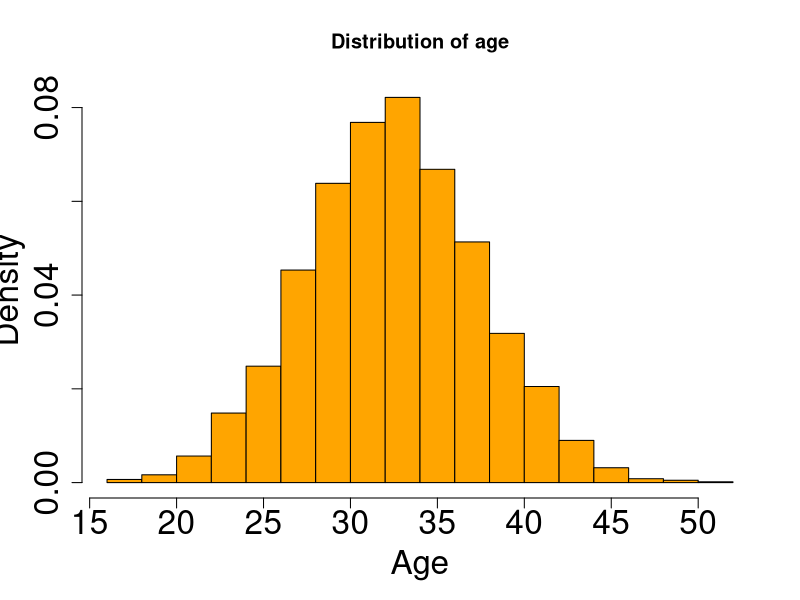
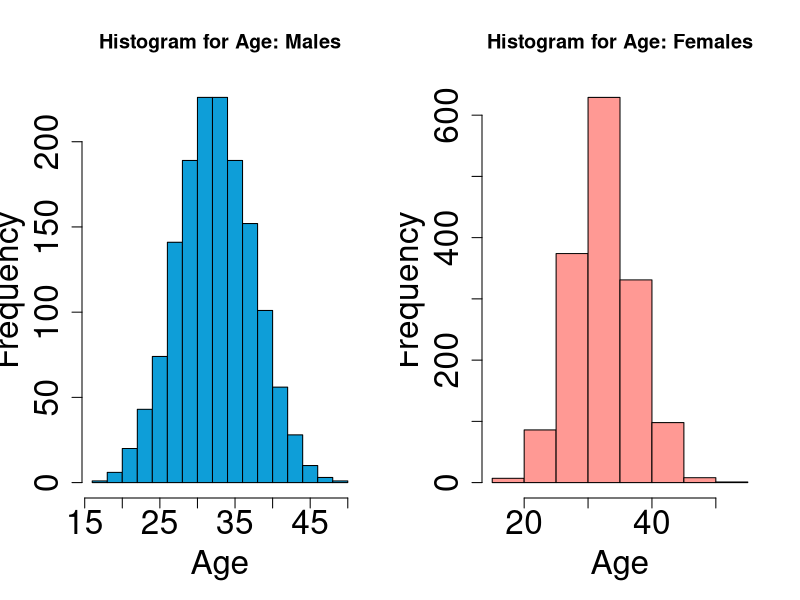
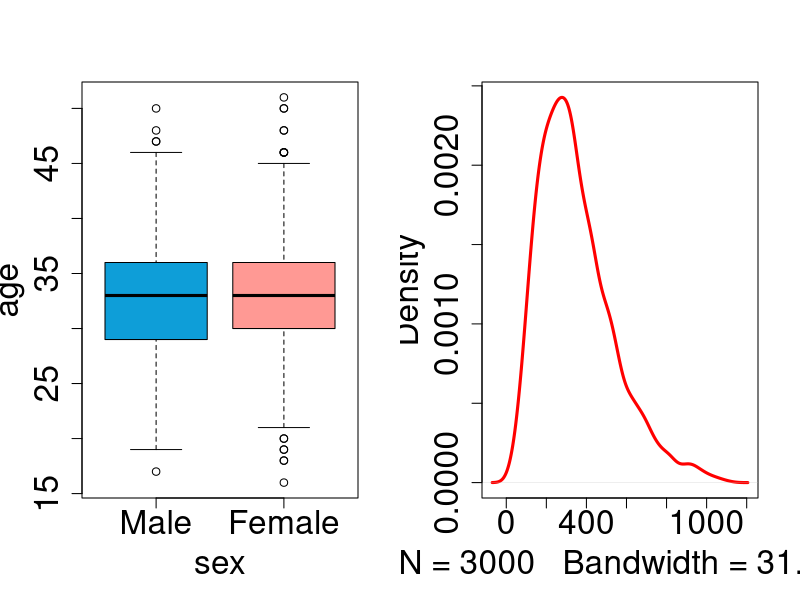

The R source for these figures, in order:
## ---- chunk 1
knitr::opts_chunk$set(echo = TRUE, fig.width=16, fig.height=9, dpi=150, highlight=T)

require(tidyverse)
require(knitr)
require(gridExtra)
## ---- chunk 2
df <- read.csv("btTBreg.csv",header = TRUE)

## ---- chunk 3
par(cex.axis=2,cex.lab=2)
hist(df$age, main = "Distribution of age", xlab = "Age", freq = FALSE, col = "#ffa500")

## ---- chunk 4
t.test(df$age,mu=24)
## ---- chunk 5
t.test(df$age,mu=24,alternative="less")
## ---- chunk 6
par(mfrow=c(1,2), cex.axis=2,cex.lab=2)
hist(df$age[df$sex==1],main="Histogram for Age: Males",xlab = "Age", col = "#0e9ed8")
hist(df$age[df$sex==2],main="Histogram for Age: Females",xlab = "Age", col = "#ff9994")

## ---- chunk 7
par(cex.axis=2,cex.lab=2)
boxplot(age ~ sex, data=df,names=c("Male","Female"), col=c("#0e9ed8","#ff9994")) 

## ---- chunk 8
t.test(age~sex,data=df)

## ---- chunk 9
t.test(df$cd41,df$cd42,paired = TRUE)

## ---- chunk 10

oneway.test(cd41 ~ hosp, data = df)

## ---- chunk 11
res.hosp <- aov(cd41 ~ factor(hosp), data = df)
summary(res.hosp)
## ---- chunk 12
prop.test(560,3000,0.23,alternative = "greater")

## ---- chunk 13
table(df$sex,df$hiv)
prop.test(c(262,298),c(1466,1534))

## ---- chunk 14
par(cex.lab=2,cex.axis=2)
plot(density(df$cd42.sk),main = "",col="red",lwd=3)

## ---- chunk 15
wilcox.test(df$cd41.sk,mu=200) 

## ---- chunk 16
# create variable
df$agecat <- ifelse(df$age <=30,1,2)
wilcox.test(cd41.sk ~ agecat,data = df)


## ---- chunk 17
wilcox.test(df$cd41.sk,df$cd42.sk,paired = TRUE)

## ---- chunk 18
kruskal.test(cd41.sk ~ ses,data=df)

